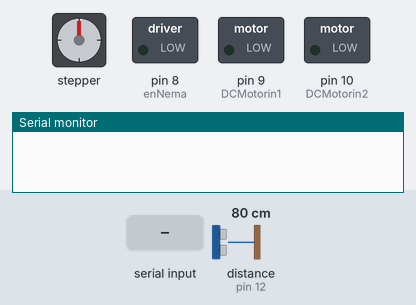
The sketch below on a simulated Arduino Uno, built with avr-gcc and run on an emulated ATmega328P. Shown: stepper motor, switched loads named in the sketch (green lamp = pin HIGH), the last lines printed to the serial monitor. Wiring (inferred from the names in the program): ultrasonic range finder: trigger pin 11; echo pin 12; stepper motor driver (200 steps per turn assumed): step pin 3; direction pin 2. Inputs (shaded band) come from the test bench; at power-on: distance to the obstacle (sensor on pin 12) 80 cm. The echo pulse lasts 58.3 µs per cm; pins used as bus, display or sensor lines are not drawn.

Above: at 1.2 s.
1.3 s: distance to the obstacle (sensor on pin 12) set to 2 cm
2.8 s: "2\n" received over Serial
At 3.85 s:
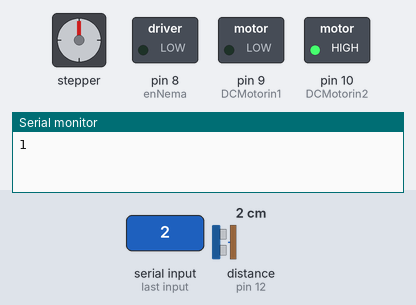
At 5.6 s:
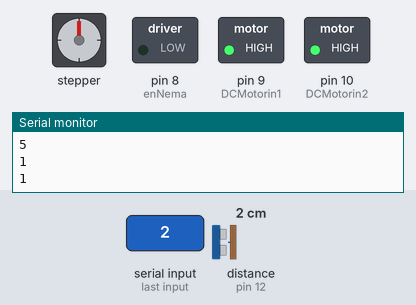
5.8 s: "3\n" received over Serial
At 9.8 s:
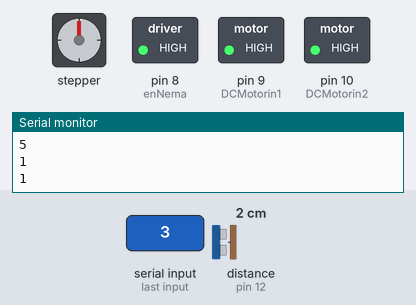
14.8 s: "4\n" received over Serial
Timing chart, 0 to 21.8 s (numbered marks = the images above; inputs shaded):
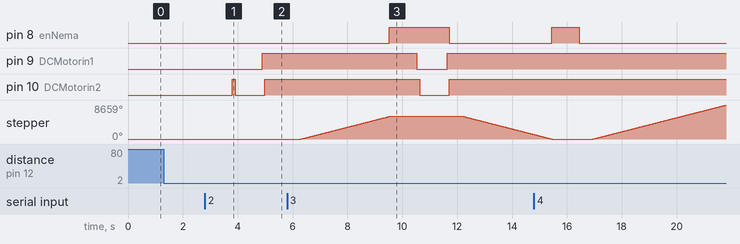

Measured:
- after the input at 2.8 s, pin 9 (DCMotorin1): LOW → HIGH after 2.1 s; pin 10 (DCMotorin2): LOW → HIGH after 1.0 s, → LOW 0.10 s later, → HIGH 1.1 s later
- after the input at 5.8 s, pin 8 (enNema): LOW → HIGH after 3.7 s, → LOW 2.2 s later; pin 9 (DCMotorin1): HIGH → LOW after 4.7 s, → HIGH 1.1 s later; pin 10 (DCMotorin2): HIGH → LOW after 4.8 s, → HIGH 1.1 s later; stepper: turns 5760° clockwise in 3.2 s, then 4610° counter-clockwise in 2.6 s

The sketch:

Main.ino
```cpp
#include <Stepper.h>
int dirPin =2;
int stepPin = 3;
const int stepsPerRevolution = 200;
int trigPin = 11;
int echoPin =12;
long duration, cm;
int DCMotorin1=9;
int DCMotorin2=10;
int enNema = 8;

void setup() {
  // put your setup code here, to run once:
  Serial.begin(9600);
  Serial.setTimeout(1);
  pinMode(trigPin, OUTPUT);
  pinMode(echoPin, INPUT);
  pinMode(DCMotorin1, OUTPUT);
  pinMode(DCMotorin2, OUTPUT);
  pinMode(dirPin,OUTPUT);
  pinMode(stepPin,OUTPUT);
  Stepper myStepper(stepsPerRevolution, dirPin,stepPin);
  pinMode(enNema, OUTPUT);

}
void step_rev(int rev){
   digitalWrite(enNema,LOW);
   delay(500);
   digitalWrite(dirPin, HIGH);
    for(int i = 0; i < rev*stepsPerRevolution; i++)
  {
    // These four lines result in 1 step:
    digitalWrite(stepPin, HIGH);
    delayMicroseconds(500);
    digitalWrite(stepPin, LOW);
    delayMicroseconds(500);
  }
  digitalWrite(enNema,HIGH);
}

void back_step_rev(int rev){
  digitalWrite(enNema,LOW);
  delay(500);
   digitalWrite(dirPin, LOW);

    for(int i = 0; i < rev*stepsPerRevolution; i++)
  {
    // These four lines result in 1 step:
    digitalWrite(stepPin, HIGH);
    delayMicroseconds(500);
    digitalWrite(stepPin, LOW);
    delayMicroseconds(500);
  }
  digitalWrite(enNema,HIGH);
}
void open_kicker(){
  digitalWrite(DCMotorin1,LOW);
  digitalWrite(DCMotorin2,HIGH);
  delay(100);
  digitalWrite(DCMotorin1,LOW);
  digitalWrite(DCMotorin2,LOW);

}

void close_kicker(){
  digitalWrite(DCMotorin1,HIGH);
  digitalWrite(DCMotorin2,LOW);
  delay(80);
  digitalWrite(DCMotorin1,HIGH);
  digitalWrite(DCMotorin2,HIGH);

}

void loop() {
  // put your main code here, to run repeatedly:
  digitalWrite(trigPin, LOW);
  delayMicroseconds(5);
  digitalWrite(trigPin, HIGH);
  delayMicroseconds(10);
  digitalWrite(trigPin, LOW);

  duration = pulseIn(echoPin, HIGH);
  cm = (duration/2)/29.1;

  if(cm<=5){
    int x = 1;
    Serial.println(x);
    Serial.flush();
  }
  else{
    return;
  }
  while(!Serial.available()){}

  int y=0;
  while(Serial.available()){
    y=Serial.readString().toInt();
  }

    if(y==2){ //Type 1
      //move linear actuator to bin 1
      //kick the object
    delay(1000);
    open_kicker();
    delay(1000);
    close_kicker();

    int z=5;
    Serial.println(z);
    Serial.flush();
  }
  else if(y==3){ //Type 2
      //move linear actuator to bin 2
      //kick the object
    step_rev(16);
    delay(1000);
    open_kicker();
    delay(1000);
        close_kicker();
    back_step_rev(16);
    delay(1000);
    int z=5;
    Serial.println(z);
    Serial.flush();
  }
  else if(y==4){ //Type 3
      //move linear actuator to bin 3
      //kick the object
    step_rev(32);
    delay(1000);
    open_kicker();
    delay(1000);
  close_kicker();
    back_step_rev(32);
    delay(1000);
    int z=5;
    Serial.println(z);
    Serial.flush();
  }
  }
```
